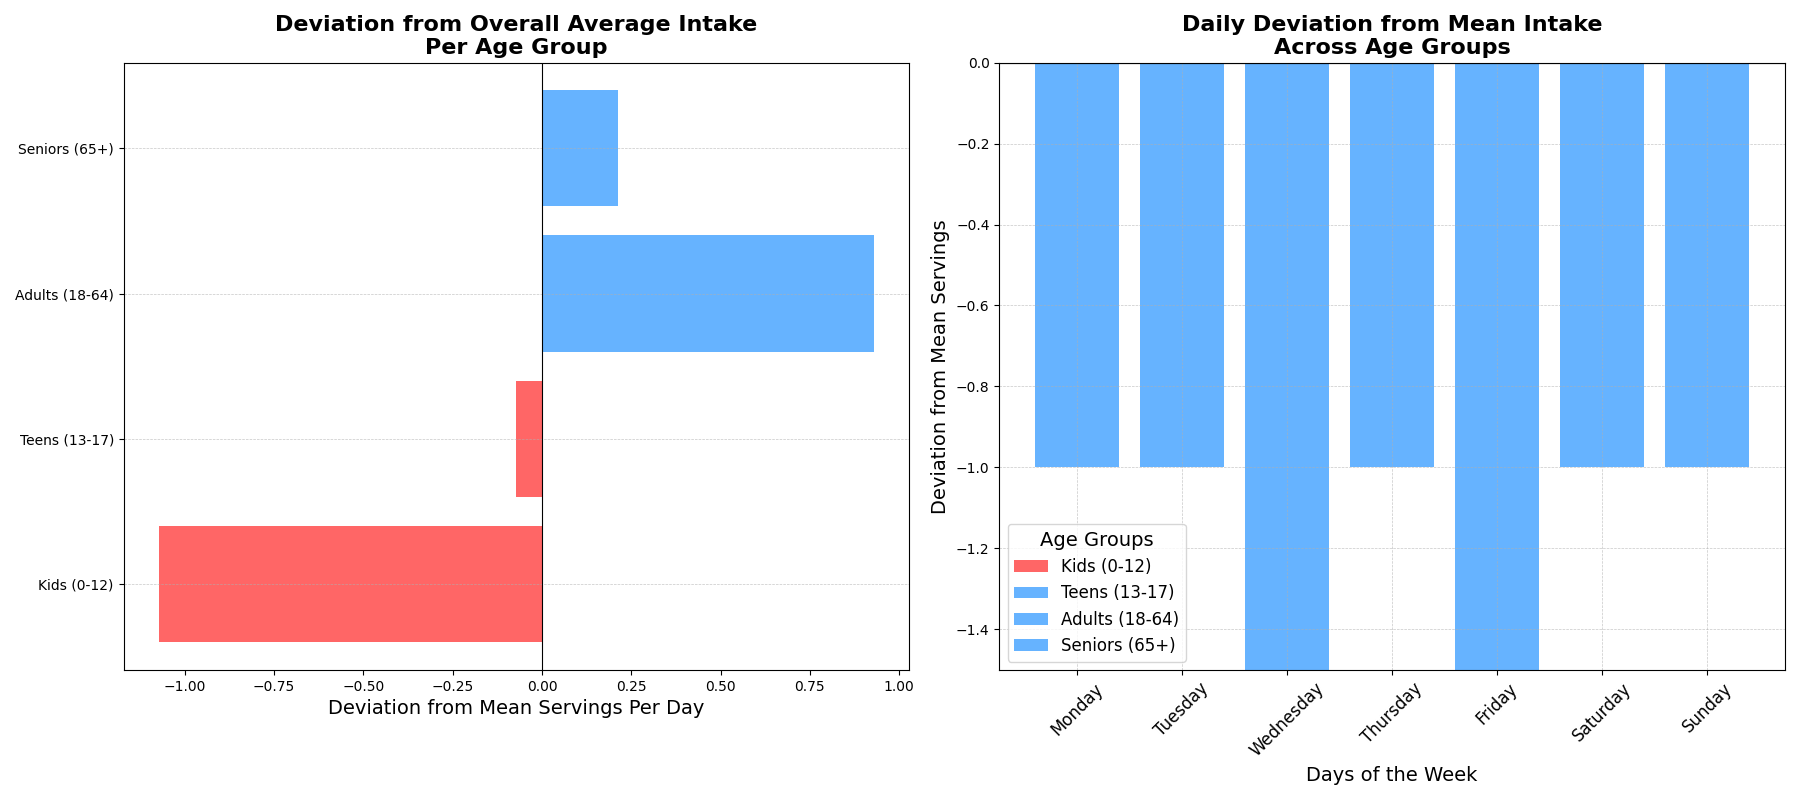

This chart was generated by the following Python code:
import numpy as np
import matplotlib.pyplot as plt

days = ["Monday", "Tuesday", "Wednesday", "Thursday", "Friday", "Saturday", "Sunday"]

kids = [3, 4, 3, 4, 4, 5, 6]
teens = [4, 5, 4, 5, 5, 6, 7]
adults = [5, 6, 5, 6, 6, 7, 8]
seniors = [4, 5, 5, 5, 6, 6, 7]

data = np.array([kids, teens, adults, seniors])

age_groups = ["Kids (0-12)", "Teens (13-17)", "Adults (18-64)", "Seniors (65+)"]
weekly_averages = [np.mean(kids), np.mean(teens), np.mean(adults), np.mean(seniors)]

fig, axs = plt.subplots(1, 2, figsize=(18, 8))

# Calculate overall mean
overall_mean = np.mean(weekly_averages)

# Diverging bar chart for weekly averages (subplot 0)
diverging_values = np.array(weekly_averages) - overall_mean
axs[0].barh(age_groups, diverging_values, color=['#FF6666' if v < 0 else '#66B3FF' for v in diverging_values])
axs[0].axvline(0, color='black', linewidth=0.8)
axs[0].set_title("Deviation from Overall Average Intake\nPer Age Group", fontsize=16, fontweight='bold')
axs[0].set_xlabel("Deviation from Mean Servings Per Day", fontsize=14)
axs[0].grid(axis='y', linestyle='--', linewidth=0.5, alpha=0.7)

# Diverging bar chart for daily data (subplot 1)
x = np.arange(len(days))
means = data.mean(axis=0)
diverging_data = data - means

for i, (age_group, d_data) in enumerate(zip(age_groups, diverging_data)):
    axs[1].bar(x, d_data, label=age_group, bottom=diverging_data[:i].sum(axis=0),
               color=['#FF6666' if v < 0 else '#66B3FF' for v in d_data])

axs[1].axhline(0, color='black', linewidth=0.8)
axs[1].set_title("Daily Deviation from Mean Intake\nAcross Age Groups", fontsize=16, fontweight='bold')
axs[1].set_xlabel("Days of the Week", fontsize=14)
axs[1].set_ylabel("Deviation from Mean Servings", fontsize=14)
axs[1].set_xticks(x)
axs[1].set_xticklabels(days, rotation=45, fontsize=12)
axs[1].legend(title="Age Groups", fontsize=12, title_fontsize=14)
axs[1].grid(True, linestyle='--', linewidth=0.5, alpha=0.7)

plt.tight_layout()
plt.show()
